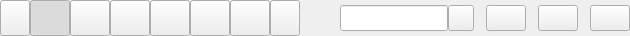
                <widget class="QWidget" name="_Control" native="true">
                    <property name="minimumSize">
                        <size>
                            <width>0</width>
                            <height>36</height>
                        </size>
                    </property>
                    <property name="maximumSize">
                        <size>
                            <width>16777215</width>
                            <height>36</height>
                        </size>
                    </property>
                    <property name="styleSheet">
                        <string notr="true"/>
                    </property>
                    <layout class="QHBoxLayout" name="_ControlLayout">
                        <property name="spacing">
                            <number>0</number>
                        </property>
                        <property name="leftMargin">
                            <number>0</number>
                        </property>
                        <property name="topMargin">
                            <number>0</number>
                        </property>
                        <property name="rightMargin">
                            <number>0</number>
                        </property>
                        <property name="bottomMargin">
                            <number>0</number>
                        </property>
                        <item>
                            <widget class="QWidget" name="_TabPanel" native="true">
                                <property name="sizePolicy">
                                    <sizepolicy hsizetype="Preferred" vsizetype="Preferred">
                                        <horstretch>0</horstretch>
                                        <verstretch>0</verstretch>
                                    </sizepolicy>
                                </property>
                                <property name="styleSheet">
                                    <string notr="true"/>
                                </property>
                                <layout class="QHBoxLayout" name="_TabPanelLayout">
                                    <property name="spacing">
                                        <number>0</number>
                                    </property>
                                    <property name="leftMargin">
                                        <number>0</number>
                                    </property>
                                    <property name="topMargin">
                                        <number>0</number>
                                    </property>
                                    <property name="rightMargin">
                                        <number>0</number>
                                    </property>
                                    <property name="bottomMargin">
                                        <number>0</number>
                                    </property>
                                    <item>
                                        <widget class="QPushButton" name="_TabPrev">
                                            <property name="sizePolicy">
                                                <sizepolicy hsizetype="Minimum" vsizetype="Preferred">
                                                    <horstretch>0</horstretch>
                                                    <verstretch>0</verstretch>
                                                </sizepolicy>
                                            </property>
                                            <property name="minimumSize">
                                                <size>
                                                    <width>30</width>
                                                    <height>0</height>
                                                </size>
                                            </property>
                                            <property name="maximumSize">
                                                <size>
                                                    <width>30</width>
                                                    <height>16777215</height>
                                                </size>
                                            </property>
                                            <property name="styleSheet">
                                                <string notr="true"/>
                                            </property>
                                            <property name="text">
                                                <string/>
                                            </property>
                                        </widget>
                                    </item>
                                    <item>
                                        <widget class="QPushButton" name="_TabAll">
                                            <property name="sizePolicy">
                                                <sizepolicy hsizetype="Minimum" vsizetype="Preferred">
                                                    <horstretch>0</horstretch>
                                                    <verstretch>0</verstretch>
                                                </sizepolicy>
                                            </property>
                                            <property name="styleSheet">
                                                <string notr="true"/>
                                            </property>
                                            <property name="text">
                                                <string/>
                                            </property>
                                            <property name="checkable">
                                                <bool>true</bool>
                                            </property>
                                            <property name="checked">
                                                <bool>true</bool>
                                            </property>
                                        </widget>
                                    </item>
                                    <item>
                                        <widget class="QPushButton" name="_TabFolder">
                                            <property name="sizePolicy">
                                                <sizepolicy hsizetype="Minimum" vsizetype="Preferred">
                                                    <horstretch>0</horstretch>
                                                    <verstretch>0</verstretch>
                                                </sizepolicy>
                                            </property>
                                            <property name="styleSheet">
                                                <string notr="true"/>
                                            </property>
                                            <property name="text">
                                                <string/>
                                            </property>
                                            <property name="checkable">
                                                <bool>true</bool>
                                            </property>
                                        </widget>
                                    </item>
                                    <item>
                                        <widget class="QPushButton" name="_TabVideo">
                                            <property name="sizePolicy">
                                                <sizepolicy hsizetype="Minimum" vsizetype="Preferred">
                                                    <horstretch>0</horstretch>
                                                    <verstretch>0</verstretch>
                                                </sizepolicy>
                                            </property>
                                            <property name="styleSheet">
                                                <string notr="true"/>
                                            </property>
                                            <property name="text">
                                                <string/>
                                            </property>
                                            <property name="checkable">
                                                <bool>true</bool>
                                            </property>
                                        </widget>
                                    </item>
                                    <item>
                                        <widget class="QPushButton" name="_TabAudio">
                                            <property name="sizePolicy">
                                                <sizepolicy hsizetype="Minimum" vsizetype="Preferred">
                                                    <horstretch>0</horstretch>
                                                    <verstretch>0</verstretch>
                                                </sizepolicy>
                                            </property>
                                            <property name="styleSheet">
                                                <string notr="true"/>
                                            </property>
                                            <property name="text">
                                                <string/>
                                            </property>
                                            <property name="checkable">
                                                <bool>true</bool>
                                            </property>
                                        </widget>
                                    </item>
                                    <item>
                                        <widget class="QPushButton" name="_TabImage">
                                            <property name="sizePolicy">
                                                <sizepolicy hsizetype="Minimum" vsizetype="Preferred">
                                                    <horstretch>0</horstretch>
                                                    <verstretch>0</verstretch>
                                                </sizepolicy>
                                            </property>
                                            <property name="styleSheet">
                                                <string notr="true"/>
                                            </property>
                                            <property name="text">
                                                <string/>
                                            </property>
                                            <property name="checkable">
                                                <bool>true</bool>
                                            </property>
                                        </widget>
                                    </item>
                                    <item>
                                        <widget class="QPushButton" name="_TabDocument">
                                            <property name="sizePolicy">
                                                <sizepolicy hsizetype="Minimum" vsizetype="Preferred">
                                                    <horstretch>0</horstretch>
                                                    <verstretch>0</verstretch>
                                                </sizepolicy>
                                            </property>
                                            <property name="styleSheet">
                                                <string notr="true"/>
                                            </property>
                                            <property name="text">
                                                <string/>
                                            </property>
                                            <property name="checkable">
                                                <bool>true</bool>
                                            </property>
                                        </widget>
                                    </item>
                                    <item>
                                        <widget class="QPushButton" name="_TabNext">
                                            <property name="sizePolicy">
                                                <sizepolicy hsizetype="Minimum" vsizetype="Preferred">
                                                    <horstretch>0</horstretch>
                                                    <verstretch>0</verstretch>
                                                </sizepolicy>
                                            </property>
                                            <property name="minimumSize">
                                                <size>
                                                    <width>30</width>
                                                    <height>0</height>
                                                </size>
                                            </property>
                                            <property name="maximumSize">
                                                <size>
                                                    <width>30</width>
                                                    <height>16777215</height>
                                                </size>
                                            </property>
                                            <property name="styleSheet">
                                                <string notr="true"/>
                                            </property>
                                            <property name="text">
                                                <string/>
                                            </property>
                                        </widget>
                                    </item>
                                </layout>
                            </widget>
                        </item>
                        <item>
                            <spacer name="_ControlSpacer">
                                <property name="orientation">
                                    <enum>Qt::Horizontal</enum>
                                </property>
                                <property name="sizeHint" stdset="0">
                                    <size>
                                        <width>40</width>
                                        <height>20</height>
                                    </size>
                                </property>
                            </spacer>
                        </item>
                        <item>
                            <widget class="QWidget" name="_ControlPanel" native="true">
                                <property name="minimumSize">
                                    <size>
                                        <width>0</width>
                                        <height>0</height>
                                    </size>
                                </property>
                                <property name="styleSheet">
                                    <string notr="true"/>
                                </property>
                                <layout class="QHBoxLayout" name="_ControlPanelLayout">
                                    <property name="spacing">
                                        <number>12</number>
                                    </property>
                                    <property name="leftMargin">
                                        <number>0</number>
                                    </property>
                                    <property name="topMargin">
                                        <number>0</number>
                                    </property>
                                    <property name="rightMargin">
                                        <number>0</number>
                                    </property>
                                    <property name="bottomMargin">
                                        <number>0</number>
                                    </property>
                                    <item>
                                        <widget class="QWidget" name="_SearchPanel" native="true">
                                            <property name="styleSheet">
                                                <string notr="true"/>
                                            </property>
                                            <layout class="QHBoxLayout" name="_SearchPanelLayout" stretch="0,0">
                                                <property name="spacing">
                                                    <number>0</number>
                                                </property>
                                                <property name="leftMargin">
                                                    <number>0</number>
                                                </property>
                                                <property name="topMargin">
                                                    <number>0</number>
                                                </property>
                                                <property name="rightMargin">
                                                    <number>0</number>
                                                </property>
                                                <property name="bottomMargin">
                                                    <number>0</number>
                                                </property>
                                                <item>
                                                    <widget class="QLineEdit" name="_SearchEdit">
                                                        <property name="sizePolicy">
                                                            <sizepolicy hsizetype="Expanding" vsizetype="Expanding">
                                                                <horstretch>0</horstretch>
                                                                <verstretch>0</verstretch>
                                                            </sizepolicy>
                                                        </property>
                                                        <property name="minimumSize">
                                                            <size>
                                                                <width>0</width>
                                                                <height>26</height>
                                                            </size>
                                                        </property>
                                                        <property name="maximumSize">
                                                            <size>
                                                                <width>16777215</width>
                                                                <height>26</height>
                                                            </size>
                                                        </property>
                                                        <property name="styleSheet">
                                                            <string notr="true"/>
                                                        </property>
                                                    </widget>
                                                </item>
                                                <item>
                                                    <widget class="QPushButton" name="_Search">
                                                        <property name="sizePolicy">
                                                            <sizepolicy hsizetype="Fixed" vsizetype="Fixed">
                                                                <horstretch>0</horstretch>
                                                                <verstretch>0</verstretch>
                                                            </sizepolicy>
                                                        </property>
                                                        <property name="minimumSize">
                                                            <size>
                                                                <width>26</width>
                                                                <height>26</height>
                                                            </size>
                                                        </property>
                                                        <property name="maximumSize">
                                                            <size>
                                                                <width>26</width>
                                                                <height>26</height>
                                                            </size>
                                                        </property>
                                                        <property name="styleSheet">
                                                            <string notr="true"/>
                                                        </property>
                                                        <property name="text">
                                                            <string/>
                                                        </property>
                                                        <property name="iconSize">
                                                            <size>
                                                                <width>20</width>
                                                                <height>20</height>
                                                            </size>
                                                        </property>
                                                    </widget>
                                                </item>
                                            </layout>
                                        </widget>
                                    </item>
                                    <item>
                                        <widget class="QPushButton" name="_Root">
                                            <property name="sizePolicy">
                                                <sizepolicy hsizetype="Minimum" vsizetype="Fixed">
                                                    <horstretch>0</horstretch>
                                                    <verstretch>0</verstretch>
                                                </sizepolicy>
                                            </property>
                                            <property name="minimumSize">
                                                <size>
                                                    <width>0</width>
                                                    <height>26</height>
                                                </size>
                                            </property>
                                            <property name="maximumSize">
                                                <size>
                                                    <width>16777215</width>
                                                    <height>26</height>
                                                </size>
                                            </property>
                                            <property name="styleSheet">
                                                <string notr="true"/>
                                            </property>
                                            <property name="text">
                                                <string/>
                                            </property>
                                        </widget>
                                    </item>
                                    <item>
                                        <widget class="QPushButton" name="_Back">
                                            <property name="sizePolicy">
                                                <sizepolicy hsizetype="Minimum" vsizetype="Fixed">
                                                    <horstretch>0</horstretch>
                                                    <verstretch>0</verstretch>
                                                </sizepolicy>
                                            </property>
                                            <property name="minimumSize">
                                                <size>
                                                    <width>0</width>
                                                    <height>26</height>
                                                </size>
                                            </property>
                                            <property name="maximumSize">
                                                <size>
                                                    <width>16777215</width>
                                                    <height>26</height>
                                                </size>
                                            </property>
                                            <property name="styleSheet">
                                                <string notr="true"/>
                                            </property>
                                            <property name="text">
                                                <string/>
                                            </property>
                                        </widget>
                                    </item>
                                    <item>
                                        <widget class="QPushButton" name="_Refresh">
                                            <property name="sizePolicy">
                                                <sizepolicy hsizetype="Minimum" vsizetype="Fixed">
                                                    <horstretch>0</horstretch>
                                                    <verstretch>0</verstretch>
                                                </sizepolicy>
                                            </property>
                                            <property name="minimumSize">
                                                <size>
                                                    <width>0</width>
                                                    <height>26</height>
                                                </size>
                                            </property>
                                            <property name="maximumSize">
                                                <size>
                                                    <width>16777215</width>
                                                    <height>26</height>
                                                </size>
                                            </property>
                                            <property name="styleSheet">
                                                <string notr="true"/>
                                            </property>
                                            <property name="text">
                                                <string/>
                                            </property>
                                        </widget>
                                    </item>
                                </layout>
                            </widget>
                        </item>
                    </layout>
                </widget>
